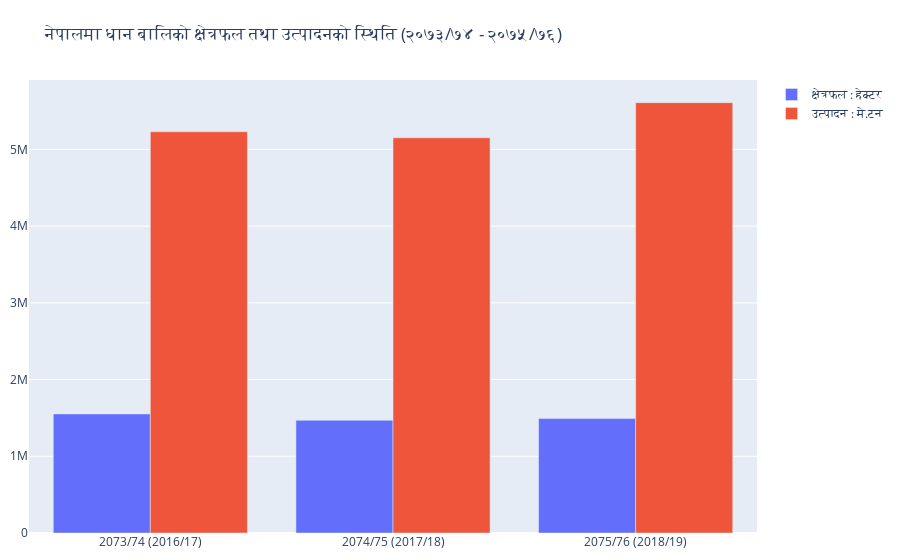

The code cell stored with this chart in its notebook:
### Code cell
import plotly.graph_objects as go
year= ['2073/74 (2016/17)','2074/75 (2017/18)','2075/76 (2018/19)']
area = [1552469,1469545,1491744]
production = [5230327,5151925,5610011]


fig = go.Figure(data=[
    go.Bar(name='क्षेत्रफल : हेक्टर', x=year, y=area),
    go.Bar(name='उत्पादन : मे.टन', x=year, y=production),
])
# Change the bar mode
fig.update_layout(margin=dict(t=80, b=10, l=10, r=10),
                  barmode='group',
                  title = 'नेपालमा धान बालिको क्षेत्रफल तथा उत्पादनको स्थिति (२०७३/७४ - २०७५/७६)',
                  color="smoker",
                 template='plotly')
fig.show()

### Figure 1 — Plotly figure (JSON) as saved in the notebook; plotly's stock layout.template omitted (floating-point values rounded to 4 significant figures)
{"data": [{"name": "क्षेत्रफल : हेक्टर", "type": "bar", "x": ["2073/74 (2016/17)", "2074/75 (2017/18)", "2075/76 (2018/19)"], "y": [1552469, 1469545, 1491744]}, {"name": "उत्पादन : मे.टन", "type": "bar", "x": ["2073/74 (2016/17)", "2074/75 (2017/18)", "2075/76 (2018/19)"], "y": [5230327, 5151925, 5610011]}], "layout": {"barmode": "group", "margin": {"b": 10, "l": 10, "r": 10, "t": 80}, "title": {"text": "नेपालमा धान बालिको क्षेत्रफल तथा उत्पादनको स्थिति (२०७३/७४ - २०७५/७६)"}}}
